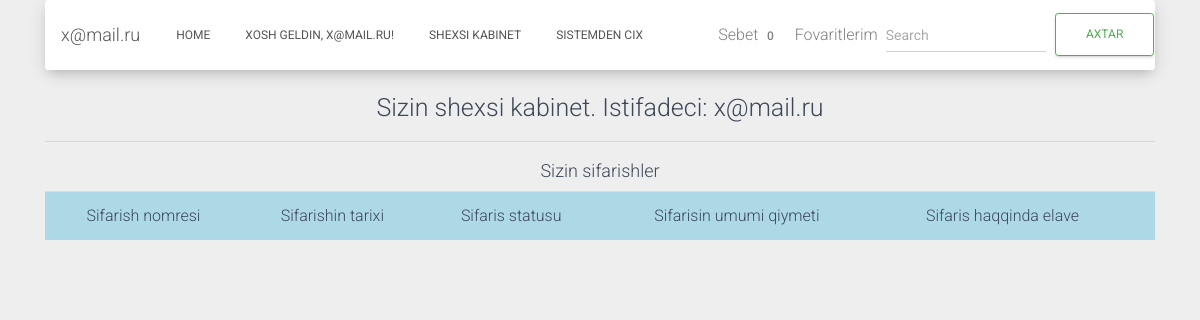
Before: /account/ (signed in) with the older database file.
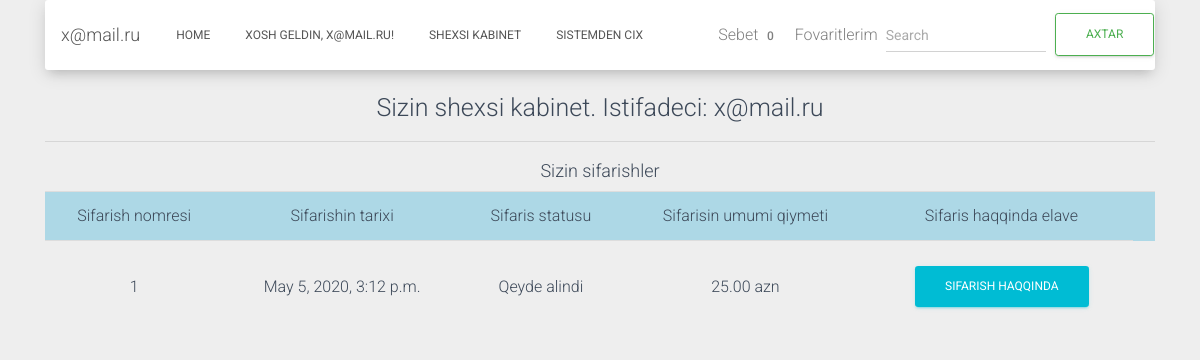
After: the same page with the newer database file.
### catalog/models.py (models this page shows, shortened)
class Order(models.Model):
    user = models.ForeignKey(settings.AUTH_USER_MODEL, on_delete=models.CASCADE)
    items = models.ForeignKey('Cart', on_delete=models.CASCADE)
    total = models.DecimalField(max_digits=9, decimal_places=2, default=0.00)
    first_name = models.CharField(max_length=200)
    last_name = models.CharField(max_length=200)
    phone = models.CharField(max_length=20)
    address = models.CharField(max_length=255)
    buying_type = models.CharField(max_length=40, choices=(('Magazada', 'Magazada'),
        ('Catdirilma', 'Catdirilma')), default='Magazada')
    date = models.DateTimeField(auto_now_add=True)
    comments = models.TextField()
    status = models.CharField(max_length=100, choices=ORDER_STATUS_CHOICES, default=ORDER_STATUS_CHOICES[0][0])

### catalog/views.py (the view)
# urls.py: path('account/', account_view, name='account'),
def account_view(request):
    order = Order.objects.filter(user=request.user).order_by('-id')
    categories = Category.objects.all()
    for item in order:
        for new_item in item.items.items.all():
            print(new_item.item_total)
    context = {
        'order': order,
        'categories': categories
    }
    return render(request, 'project/account.html', context)

### catalog/models.py (called while the page is built)
  def __str__(self):
    return self.email

### templates/project/account.html (shortened to what this page needs)
{% include 'base/header.html' %}
{% block content %}
<h3 class="text-center">Sizin shexsi kabinet. Istifadeci: {{ request.user }}</h3>
<hr>
<h4 class='text-center'>Sizin sifarishler</h4>
<table class='table'>
<tr style='background:lightblue;'>
	<td class='text-center'>Sifarish nomresi</td>
	<td class='text-center'>Sifarishin tarixi</td>
	<td class='text-center'>Sifaris statusu</td>
	<td class='text-center'>Sifarisin umumi qiymeti</td>
	<td class='text-center'>Sifaris haqqinda elave</td>
	<td></td>
</tr>
{% for item in order %}
<tr>
	<td class='text-center' style='padding-top: 20px; padding-bottom: 20px;'>{{ item.id }}</td>
	<td class='text-center' style='padding-top: 20px; padding-bottom: 20px;'>{{ item.date }}</td>
	<td class='text-center' style='padding-top: 20px; padding-bottom: 20px;'>{{ item.status }}</td>
	<td class='text-center' style='padding-top: 20px; padding-bottom: 20px;'>{{ item.total }} azn</td>
	<td class='text-center' style='padding-top: 20px; padding-bottom: 20px;'><button type="button" class="btn btn-info btn-md" data-toggle="modal" data-target="#myModal-{{ item.id }}">
  Sifarish haqqinda
</button></td>
</tr>
{% endfor %}
</table>
{% endblock content %}

Changed rows visible on the page:
added Order: id "1", date "May 5, 2020, 3:12 p.m.", status "Qeyde alindi", total "25.00"
